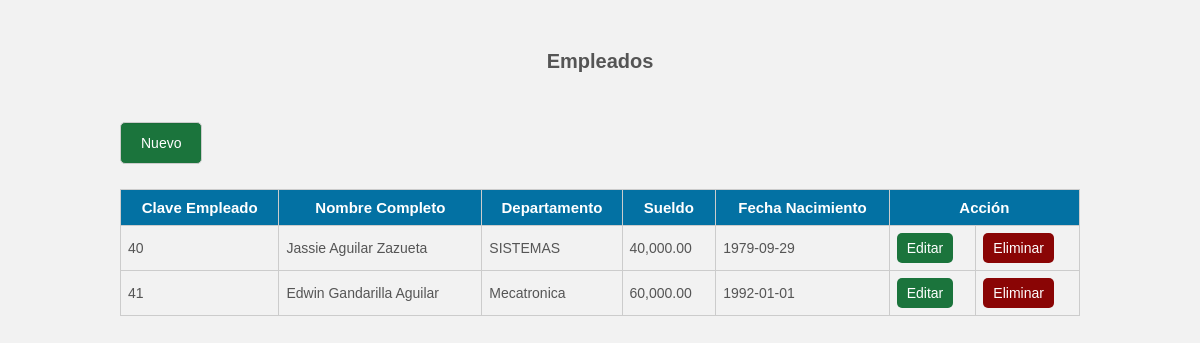
The page / on the database its author committed.
### tables this page shows
CREATE TABLE `emp` (
  `clave_empleado` int(50) NOT NULL,
  `nombre` varchar(100) NOT NULL,
  `apellido_paterno` varchar(100) NOT NULL,
  `apellido_materno` varchar(100) NOT NULL,
  `fecha_nacimiento` varchar(100) NOT NULL,
  `departamento` int(50) NOT NULL,
  `sueldo` varchar(100) NOT NULL
);

CREATE TABLE `dep` (
  `puesto` int(50) NOT NULL,
  `descripcion` varchar(50) NOT NULL
);

### index.php (the view, shortened to what this page needs)
<?php
	include_once 'php/conexion.php';
	$sentencia_select=$con->prepare('SELECT emp.clave_empleado , emp.nombre , emp.apellido_paterno , emp.apellido_materno , emp.fecha_nacimiento , emp.sueldo , dep.descripcion from emp inner join  dep on emp.departamento = dep.puesto' );
	$sentencia_select->execute();
	$resultado=$sentencia_select->fetchAll();
		$select_buscar=$con->prepare('
			SELECT emp.clave_empleado , emp.nombre , emp.apellido_paterno , emp.apellido_materno , emp.fecha_nacimiento , emp.sueldo , dep.descripcion from emp inner join  dep on emp.departamento = dep.puesto');
		$select_buscar->execute(array(
			':campo' =>"%"."%"
		));
		$resultado=$select_buscar->fetchAll();
?>
<!DOCTYPE html>
<html lang="es">
<head>
	 <link rel="stylesheet" href="https://maxcdn.bootstrapcdn.com/bootstrap/3.3.7/css/bootstrap.min.css">
	<link rel="stylesheet" href="css/estilo.css">
</head>
<body>
	<div class="contenedor">
		<h2>Empleados</h2>
		<div class="barra__buscador">
			<form action="" class="formulario" method="post">
				<a href="insert.php" class="btn btn__nuevo">Nuevo</a>
			</form>
		</div>
		<table>
			<tr class="head">
				<td>Clave Empleado</td>
				<td>Nombre Completo</td>
			    <td>Departamento</td>
			    <td>Sueldo</td>
				<td>Fecha Nacimiento</td>
				<td colspan="2">Acción</td>
			</tr>
			<?php foreach($resultado as $fila):?>
				<tr >
					<td><?php echo $fila['clave_empleado']; ?></td>
					<td><?php echo $fila['nombre'].' '.$fila['apellido_paterno'].' '.$fila['apellido_materno']; ?></td>
                    <td><?php echo $fila['descripcion']; ?></td>
					<td><?php echo $fila['sueldo']; ?></td>
					<td><?php echo $fila['fecha_nacimiento']; ?></td>
					<td><a href="update.php?clave_empleado=<?php echo $fila['clave_empleado']; ?>" class="btn__update" >Editar</a></td>
					<td><a href="delete.php?clave_empleado=<?php echo $fila['clave_empleado']; ?>" class="btn__delete" onmousedown= "myFunction()"  >Eliminar</a></td>
				</tr>
			<?php endforeach ?>
		</table>
	</div>
</body>
</html>

### css/estilo.css (style rules this page uses)
* { padding: 0; margin: 0px; box-sizing: border-box; }
body { font-family: 'Arial',sans-serif; font-size: 16px; background: #f2f2f2; }
a { text-decoration: none; }
.contenedor { width: 80%; max-width: 1000px; margin: 30px auto; overflow: hidden; }
h2 { display: block; margin-top: 20px; margin-bottom: 20px; text-align: center; font-size: 20px; font-family: 'Arial', sans-serif; font-weight: bold; color: #555; }
.barra__buscador { width: 100%; margin-top: 50px; margin-bottom: 10px; }
.formulario { display: flex; width: 100%; overflow: hidden; }
form .btn { border: 1px solid #ccc; border-radius: 5px; box-shadow: 0 1px 1px rgba(0, 0, 0, 0.075) inset; color: #fff; display: block; font-size: 14px; background: rgb(3, 113, 163); margin-bottom: 15px; padding: 10px 20px; margin-right: 10px; outline: medium none; cursor: pointer; }
.btn__nuevo { float: right; background: #1b743c !important; }
table { width: 100%; border-collapse: collapse; }
table .head { background: rgb(3, 113, 163); }
table .head td { color: #fff; font-family: 'Arial',sans-serif; font-weight: bold; font-size: 15px; text-align: center; }
table tr td { border:1px solid #ccc; padding: 7px; font-size: 14px; color: #555; }
.btn__update { display: inline-block; font-size: 14px; background: #1b743c; color: #fff; border-radius: 5px; padding: 5px 10px; }
.btn__delete { display: inline-block; font-size: 14px; background: #8a0505; color: #fff; border-radius: 5px; padding: 5px 10px; }

### rows shown on the page
emp: clave_empleado "40", nombre "Jassie", apellido_paterno "Aguilar", apellido_materno "Zazueta", departamento.descripcion "SISTEMAS", sueldo "40,000.00", fecha_nacimiento "1979-09-29"
emp: clave_empleado "41", nombre "Edwin", apellido_paterno "Gandarilla", apellido_materno "Aguilar", departamento.descripcion "Mecatronica", sueldo "60,000.00", fecha_nacimiento "1992-01-01"
